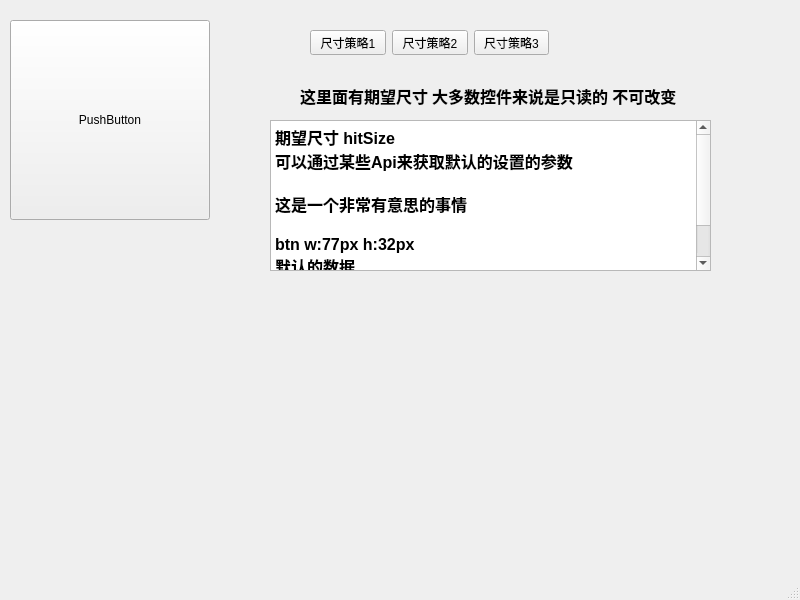
<?xml version="1.0" encoding="UTF-8"?>
<ui version="4.0">
 <class>MainWindow</class>
 <widget class="QMainWindow" name="MainWindow">
  <property name="geometry">
   <rect>
    <x>0</x>
    <y>0</y>
    <width>800</width>
    <height>600</height>
   </rect>
  </property>
  <property name="windowTitle">
   <string>MainWindow</string>
  </property>
  <widget class="QWidget" name="centralwidget">
   <widget class="QPushButton" name="pushButton">
    <property name="geometry">
     <rect>
      <x>10</x>
      <y>20</y>
      <width>200</width>
      <height>200</height>
     </rect>
    </property>
    <property name="minimumSize">
     <size>
      <width>100</width>
      <height>100</height>
     </size>
    </property>
    <property name="maximumSize">
     <size>
      <width>200</width>
      <height>200</height>
     </size>
    </property>
    <property name="text">
     <string>PushButton</string>
    </property>
    <property name="autoDefault">
     <bool>false</bool>
    </property>
    <property name="default">
     <bool>false</bool>
    </property>
   </widget>
   <widget class="QLabel" name="label">
    <property name="geometry">
     <rect>
      <x>300</x>
      <y>80</y>
      <width>381</width>
      <height>31</height>
     </rect>
    </property>
    <property name="font">
     <font>
      <family>微软雅黑</family>
      <pointsize>12</pointsize>
      <weight>75</weight>
      <bold>true</bold>
     </font>
    </property>
    <property name="text">
     <string>这里面有期望尺寸 大多数控件来说是只读的 不可改变</string>
    </property>
   </widget>
   <widget class="QTextBrowser" name="textBrowser">
    <property name="geometry">
     <rect>
      <x>270</x>
      <y>120</y>
      <width>441</width>
      <height>151</height>
     </rect>
    </property>
    <property name="html">
     <string>&lt;!DOCTYPE HTML PUBLIC &quot;-//W3C//DTD HTML 4.0//EN&quot; &quot;http://www.w3.org/TR/REC-html40/strict.dtd&quot;&gt;
&lt;html&gt;&lt;head&gt;&lt;meta name=&quot;qrichtext&quot; content=&quot;1&quot; /&gt;&lt;style type=&quot;text/css&quot;&gt;
p, li { white-space: pre-wrap; }
&lt;/style&gt;&lt;/head&gt;&lt;body style=&quot; font-family:'SimSun'; font-size:9pt; font-weight:400; font-style:normal;&quot;&gt;
&lt;p style=&quot; margin-top:0px; margin-bottom:0px; margin-left:0px; margin-right:0px; -qt-block-indent:0; text-indent:0px;&quot;&gt;&lt;span style=&quot; font-size:12pt; font-weight:600;&quot;&gt;期望尺寸 hitSize&lt;/span&gt;&lt;/p&gt;
&lt;p style=&quot; margin-top:0px; margin-bottom:0px; margin-left:0px; margin-right:0px; -qt-block-indent:0; text-indent:0px;&quot;&gt;&lt;span style=&quot; font-size:12pt; font-weight:600;&quot;&gt;可以通过某些Api来获取默认的设置的参数&lt;/span&gt;&lt;/p&gt;
&lt;p style=&quot;-qt-paragraph-type:empty; margin-top:0px; margin-bottom:0px; margin-left:0px; margin-right:0px; -qt-block-indent:0; text-indent:0px; font-size:12pt; font-weight:600;&quot;&gt;&lt;br /&gt;&lt;/p&gt;
&lt;p style=&quot; margin-top:0px; margin-bottom:0px; margin-left:0px; margin-right:0px; -qt-block-indent:0; text-indent:0px;&quot;&gt;&lt;span style=&quot; font-size:12pt; font-weight:600;&quot;&gt;这是一个非常有意思的事情&lt;/span&gt;&lt;/p&gt;
&lt;p style=&quot;-qt-paragraph-type:empty; margin-top:0px; margin-bottom:0px; margin-left:0px; margin-right:0px; -qt-block-indent:0; text-indent:0px; font-size:12pt; font-weight:600;&quot;&gt;&lt;br /&gt;&lt;/p&gt;
&lt;p style=&quot; margin-top:0px; margin-bottom:0px; margin-left:0px; margin-right:0px; -qt-block-indent:0; text-indent:0px;&quot;&gt;&lt;span style=&quot; font-size:12pt; font-weight:600;&quot;&gt;btn w:77px h:32px&lt;/span&gt;&lt;/p&gt;
&lt;p style=&quot; margin-top:0px; margin-bottom:0px; margin-left:0px; margin-right:0px; -qt-block-indent:0; text-indent:0px;&quot;&gt;&lt;span style=&quot; font-size:12pt; font-weight:600;&quot;&gt;默认的数据&lt;/span&gt;&lt;/p&gt;
&lt;p style=&quot;-qt-paragraph-type:empty; margin-top:0px; margin-bottom:0px; margin-left:0px; margin-right:0px; -qt-block-indent:0; text-indent:0px; font-size:12pt; font-weight:600;&quot;&gt;&lt;br /&gt;&lt;/p&gt;
&lt;p style=&quot;-qt-paragraph-type:empty; margin-top:0px; margin-bottom:0px; margin-left:0px; margin-right:0px; -qt-block-indent:0; text-indent:0px; font-size:12pt; font-weight:600;&quot;&gt;&lt;br /&gt;&lt;/p&gt;&lt;/body&gt;&lt;/html&gt;</string>
    </property>
   </widget>
   <widget class="QWidget" name="">
    <property name="geometry">
     <rect>
      <x>310</x>
      <y>30</y>
      <width>239</width>
      <height>25</height>
     </rect>
    </property>
    <layout class="QHBoxLayout" name="horizontalLayout">
     <item>
      <widget class="QPushButton" name="pushButton_3">
       <property name="text">
        <string>尺寸策略1</string>
       </property>
      </widget>
     </item>
     <item>
      <widget class="QPushButton" name="pushButton_2">
       <property name="text">
        <string>尺寸策略2</string>
       </property>
      </widget>
     </item>
     <item>
      <widget class="QPushButton" name="pushButton_4">
       <property name="text">
        <string>尺寸策略3</string>
       </property>
      </widget>
     </item>
    </layout>
   </widget>
  </widget>
  <widget class="QMenuBar" name="menubar">
   <property name="geometry">
    <rect>
     <x>0</x>
     <y>0</y>
     <width>800</width>
     <height>23</height>
    </rect>
   </property>
  </widget>
  <widget class="QStatusBar" name="statusbar"/>
 </widget>
 <resources/>
 <connections/>
</ui>
